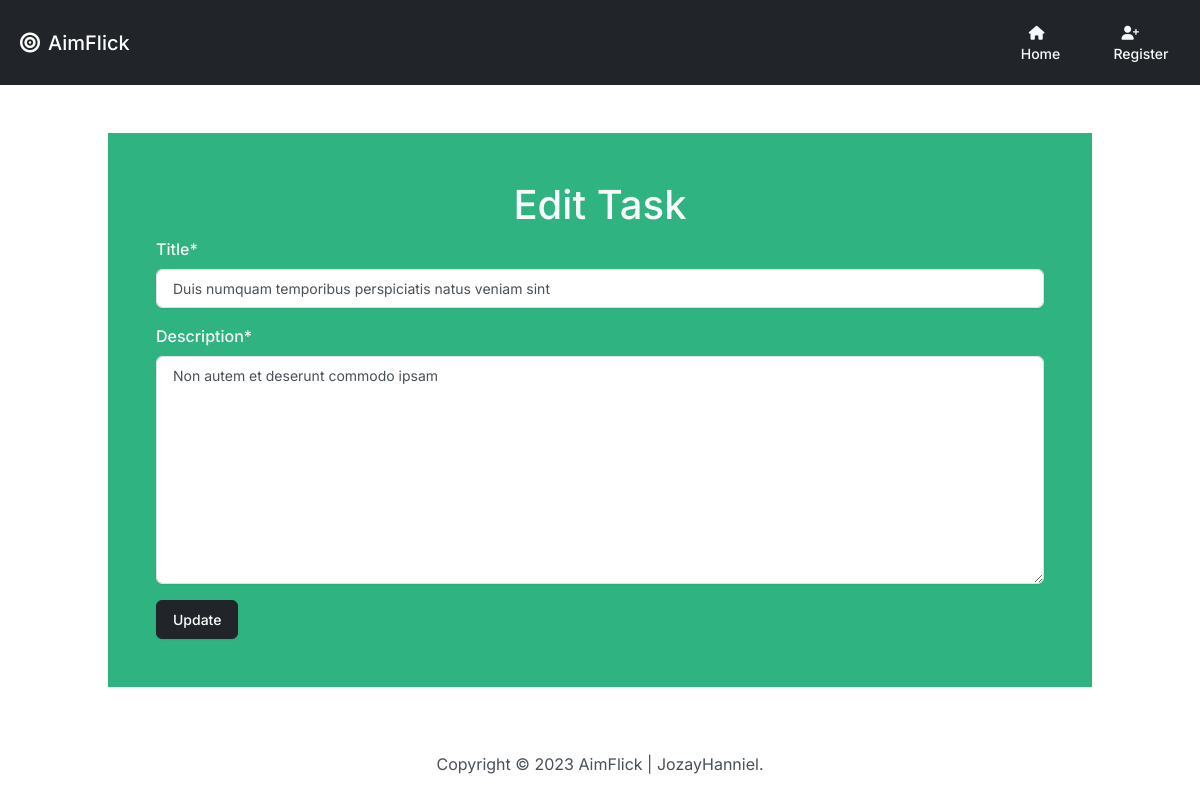
Screenshot of /edit/11 with the database file from the repository.
### tasks/models.py (models this page shows, shortened)
class Task(models.Model):
    title = models.CharField(max_length=200)
    description = models.CharField(max_length=255, default="Wash my clothes")
    completed = models.BooleanField(default=False)
    user = models.ForeignKey(User, on_delete=models.CASCADE)

### tasks/views.py (the view)
# urls.py: path("edit/<int:id>", views.edit, name="edit"),
def edit(request, id):
    if request.method == "POST":
        task_instance = Task.objects.get(pk=id)
        form = TaskForm(request.POST, instance=task_instance)
        if form.is_valid():
            form.save()
            return render(request, 'main/user/edit.html', {
                'form': form,
                'success': True
            })
    else:
        task_instance = Task.objects.get(pk=id)
        form = TaskForm(instance=task_instance)
        return render(request, 'main/user/edit.html', {
            'form': form
        })

### tasks/forms.py
class TaskForm(forms.ModelForm):
    class Meta:
        model = Task
        fields = ['title', 'description']
        labels = {
            'title' : 'Title',
            'description' : 'Description',
        }
        widgets = {
            'title' : forms.TextInput(attrs={'class': 'form-control'}),
            'description' : forms.Textarea(attrs={'class': 'form-control'}),
        }

### tasks/templates/main/user/edit.html
{%extends 'main/base.html'%} {% block title %} Add Task {% endblock %} {% load crispy_forms_tags %} {% block content %} {% if success %}
<div class="text-center m-5 p-5"></div>
<div class="alert alert-success mx-5 text-center" role="alert">
    Task updated successfully.
    <a href="{% url 'task_list' %}" class="alert-link">View Tasks</a>
</div>
</div>
{% else %}
<div class="mx-5 p-5">
    <form method="post" class="shadow bg-success text-light p-5">
        <h1 class="text-center text-light">
            Edit Task
        </h1>
        {% csrf_token %}{{form|crispy}}
        <button type="submit" class="btn btn-dark">Update</button>
    </form>
</div>
{% endif %} {% endblock %}

### rows the page displays
Task: title "Duis numquam temporibus perspiciatis natus veniam sint", description "Non autem et deserunt commodo ipsam"
